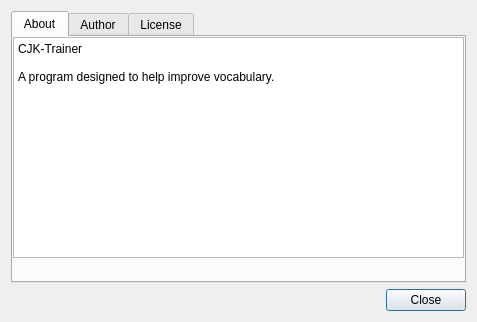
<?xml version="1.0" encoding="UTF-8"?>
<ui version="4.0">
 <class>Dialog</class>
 <widget class="QDialog" name="Dialog">
  <property name="geometry">
   <rect>
    <x>0</x>
    <y>0</y>
    <width>477</width>
    <height>322</height>
   </rect>
  </property>
  <property name="windowTitle">
   <string>Dialog</string>
  </property>
  <layout class="QVBoxLayout" name="verticalLayout_3">
   <item>
    <layout class="QVBoxLayout" name="verticalLayout">
     <item>
      <layout class="QVBoxLayout" name="verticalLayout_2">
       <item>
        <widget class="QTabWidget" name="tabWidget">
         <property name="currentIndex">
          <number>0</number>
         </property>
         <widget class="QWidget" name="tab_about">
          <attribute name="title">
           <string>About</string>
          </attribute>
          <widget class="QWidget" name="horizontalLayoutWidget">
           <property name="geometry">
            <rect>
             <x>0</x>
             <y>0</y>
             <width>451</width>
             <height>221</height>
            </rect>
           </property>
           <layout class="QHBoxLayout" name="horizontalLayout">
            <item>
             <widget class="QPlainTextEdit" name="plainTextEdit_3">
              <property name="readOnly">
               <bool>true</bool>
              </property>
              <property name="plainText">
               <string>CJK-Trainer

A program designed to help improve vocabulary.
</string>
              </property>
             </widget>
            </item>
           </layout>
          </widget>
         </widget>
         <widget class="QWidget" name="tab_2_author">
          <attribute name="title">
           <string>Author</string>
          </attribute>
          <layout class="QVBoxLayout" name="verticalLayout_4">
           <item>
            <widget class="QTextEdit" name="textEdit">
             <property name="readOnly">
              <bool>true</bool>
             </property>
             <property name="html">
              <string>&lt;!DOCTYPE HTML PUBLIC &quot;-//W3C//DTD HTML 4.0//EN&quot; &quot;http://www.w3.org/TR/REC-html40/strict.dtd&quot;&gt;
&lt;html&gt;&lt;head&gt;&lt;meta name=&quot;qrichtext&quot; content=&quot;1&quot; /&gt;&lt;style type=&quot;text/css&quot;&gt;
p, li { white-space: pre-wrap; }
&lt;/style&gt;&lt;/head&gt;&lt;body style=&quot; font-family:'Noto Sans'; font-size:10pt; font-weight:400; font-style:normal;&quot;&gt;
&lt;p style=&quot; margin-top:0px; margin-bottom:0px; margin-left:0px; margin-right:0px; -qt-block-indent:0; text-indent:0px;&quot;&gt;Michael Ruiz&lt;/p&gt;
&lt;p style=&quot; margin-top:0px; margin-bottom:0px; margin-left:0px; margin-right:0px; -qt-block-indent:0; text-indent:0px;&quot;&gt;&lt;a href=&quot;mailto:mruiz@tuta.io&quot;&gt;&lt;span style=&quot; text-decoration: underline; color:#2980b9;&quot;&gt;mruiz@tuta.io&lt;/span&gt;&lt;/a&gt;&lt;/p&gt;&lt;/body&gt;&lt;/html&gt;</string>
             </property>
            </widget>
           </item>
          </layout>
         </widget>
         <widget class="QWidget" name="tab_licensing">
          <attribute name="title">
           <string>License</string>
          </attribute>
          <layout class="QGridLayout" name="gridLayout">
           <item row="0" column="0">
            <widget class="QPlainTextEdit" name="plainTextEdit">
             <property name="readOnly">
              <bool>true</bool>
             </property>
             <property name="plainText">
              <string>Copyright 2019 Michael Ruiz

Permission is hereby granted, free of charge, to any person obtaining a copy of this software and associated documentation files (the &quot;Software&quot;), to deal in the Software without restriction, including without limitation the rights to use, copy, modify, merge, publish, distribute, sublicense, and/or sell copies of the Software, and to permit persons to whom the Software is furnished to do so, subject to the following conditions:

The above copyright notice and this permission notice shall be included in all copies or substantial portions of the Software.

THE SOFTWARE IS PROVIDED &quot;AS IS&quot;, WITHOUT WARRANTY OF ANY KIND, EXPRESS OR IMPLIED, INCLUDING BUT NOT LIMITED TO THE WARRANTIES OF MERCHANTABILITY, FITNESS FOR A PARTICULAR PURPOSE AND NONINFRINGEMENT. IN NO EVENT SHALL THE AUTHORS OR COPYRIGHT HOLDERS BE LIABLE FOR ANY CLAIM, DAMAGES OR OTHER LIABILITY, WHETHER IN AN ACTION OF CONTRACT, TORT OR OTHERWISE, ARISING FROM, OUT OF OR IN CONNECTION WITH THE SOFTWARE OR THE USE OR OTHER DEALINGS IN THE SOFTWARE.</string>
             </property>
            </widget>
           </item>
          </layout>
         </widget>
        </widget>
       </item>
       <item>
        <widget class="QDialogButtonBox" name="buttonBox">
         <property name="orientation">
          <enum>Qt::Horizontal</enum>
         </property>
         <property name="standardButtons">
          <set>QDialogButtonBox::Close</set>
         </property>
        </widget>
       </item>
      </layout>
     </item>
    </layout>
   </item>
  </layout>
 </widget>
 <resources/>
 <connections>
  <connection>
   <sender>buttonBox</sender>
   <signal>clicked(QAbstractButton*)</signal>
   <receiver>buttonBox</receiver>
   <slot>close()</slot>
   <hints>
    <hint type="sourcelabel">
     <x>431</x>
     <y>299</y>
    </hint>
    <hint type="destinationlabel">
     <x>431</x>
     <y>292</y>
    </hint>
   </hints>
  </connection>
 </connections>
</ui>
